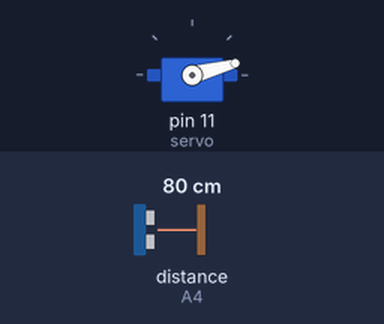
This sketch was run on a simulated Arduino Uno, built with avr-gcc and run on an emulated ATmega328P. On the bench: servo. Wiring (inferred from the names in the program): ultrasonic range finder: trigger A5; echo A4. The test bench sets the inputs (shaded band); at power-on: distance to the obstacle (sensor on A4) 80 cm. The echo pulse lasts 58.3 µs per cm; what the sketch prints to the serial monitor is not drawn.

Above: at 0.01 s.
1.3 s: distance to the obstacle (sensor on A4) set to 2 cm
At 2.2 s:
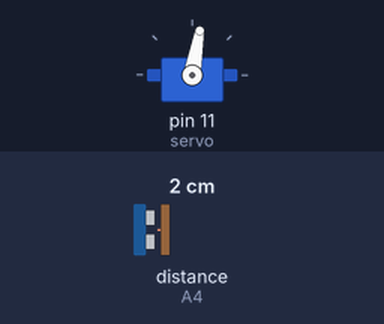
4.3 s: distance to the obstacle (sensor on A4) set to 299 cm
At 5.17 s:
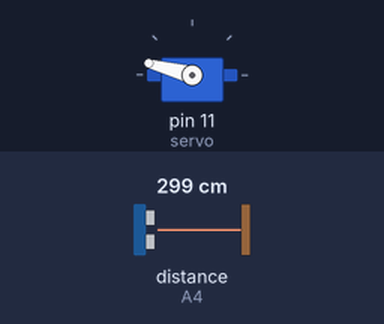
7.3 s: distance to the obstacle (sensor on A4) set to 4 cm
10.3 s: distance to the obstacle (sensor on A4) set to 35 cm
At 11.0 s:
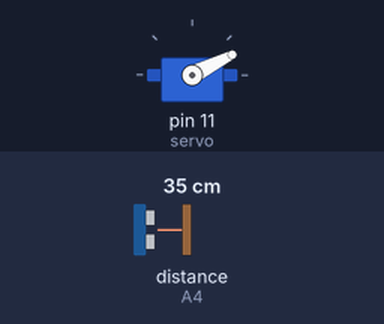
Timing chart, 0 to 14.3 s (numbered marks = the images above; inputs shaded):
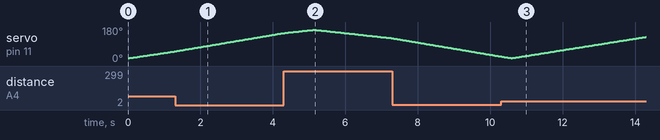

The sketch:

sketch_nov30l.ino
```cpp
#include <Servo.h>

const int trigPin=A5;
const int echoPin=A4;
long duracion;
int distancia;

Servo servo;

void setup() {
  // put your setup code here, to run once:
    pinMode(trigPin, OUTPUT);
    pinMode(echoPin, INPUT);
    Serial.begin(9600);
    servo.attach(11);

}

void loop() {
  // put your main code here, to run repeatedly:
    for (int i=15;i<=165;i++){ // que i vaya desde los grados 15 a 165, y que se forme con estos angulos un area conica //
    servo.write(i);
    delay(30);
    distancia=distanciacalculada();
    Serial.print(i);
    Serial.print(","); // para que sea mas estetico //
    Serial.print(distancia);
    Serial.print(".");
    }
    for (int i=165;i>15;i--){ // que i vaya desde los grados 15 a 165, y que se forme con estos angulos un area conica //
    servo.write(i);
    delay(30);
    distancia=distanciacalculada();
    Serial.print(i);
    Serial.print(","); // para que sea mas estetico //
    Serial.print(distancia);
    Serial.print(".");
    }
}

int distanciacalculada(){
  digitalWrite(trigPin, LOW);
  delayMicroseconds(2);
  digitalWrite(trigPin, HIGH);
  delayMicroseconds(10);
  digitalWrite(trigPin, LOW);
  duracion=pulseIn(echoPin, HIGH);
  distancia=duracion *0.034/2;
  return distancia;
}
```
